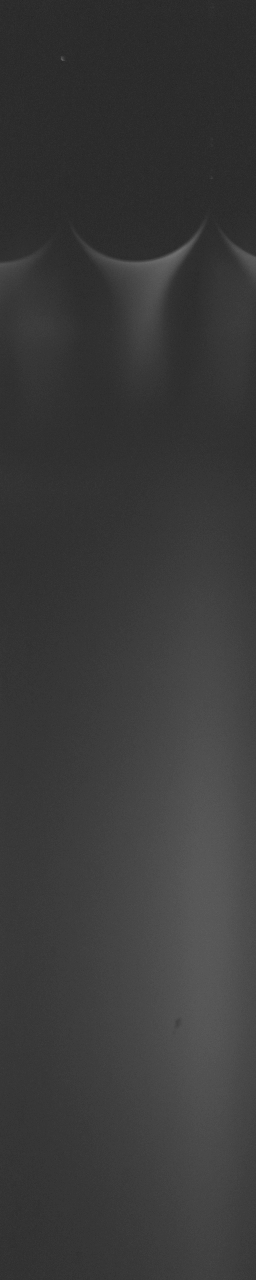
#> input picture Cap_Rise_Anna/gif_creation/test_images/350Pa_C01277.png, 256 x 1280 px, found by its file name
$ python recontrasting_test.py
#> lines starting #> are read from the running program, lines starting #| are printed output that depends on the picture
#!/usr/bin/env python3
# -*- coding: utf-8 -*-
"""
Created on Tue Oct 13 10:26:07 2020

@author: ratz
@description: Testing of recontrasting
"""


from skimage.io import imread, imshow, imsave # for reading and showing
import cv2 # for reading images
import matplotlib.pyplot as plt # for plotting
import numpy as np # for arrays
import os # for datah paths
import Image_processing_functions as imgprocess # for edge detection

#load the image
Name_img = 'test_images' + os.sep + '350Pa_C01277.png'
Im = cv2.imread(Name_img, 0)
#> Im is the input picture: shape (1280, 256); min 38, max 111, mean 58


wall_cut = 0 # Cutting pixels near the wall
treshold_pos = 1  # threshold for the gradient
crop_indx1 = 66  # first x coordinate to crop the image
crop_indx2 = 210 # second x coordinate to crop the image
crop_indy1 = 0 # first y coordinate to crop the image
crop_indy2 = 1280 # second y coordinate to crop the image
width = 5 # width of the channel
pix2mm = width/(crop_indx2-crop_indx1) # pixel to mm

# crop the image
Im_denoise = Im[crop_indy1:crop_indy2,crop_indx1:crop_indx2]
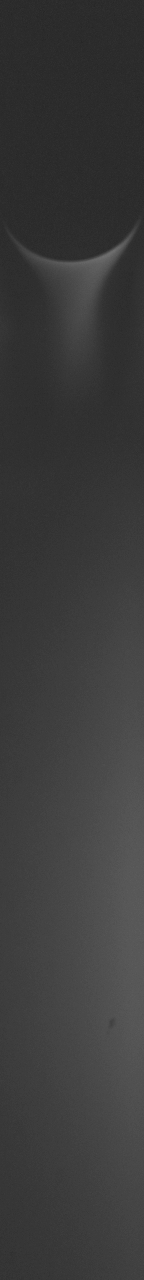
#> Im_denoise: shape (1280, 144); min 38, max 111, mean 59.2
# remove background noise
# Im_denoise = cv2.fastNlMeansDenoising(Im_denoise,10,1,7,21)

# get the histogramm and show it
equ = cv2.equalizeHist(Im_denoise)
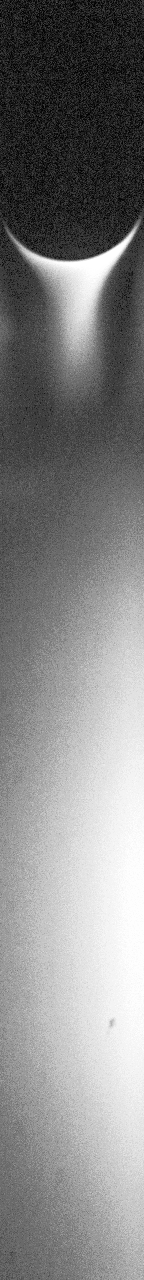
#> equ: shape (1280, 144); min 0, max 255, mean 131.5
res = np.hstack((Im_denoise, equ)) #stacking images side-by-side
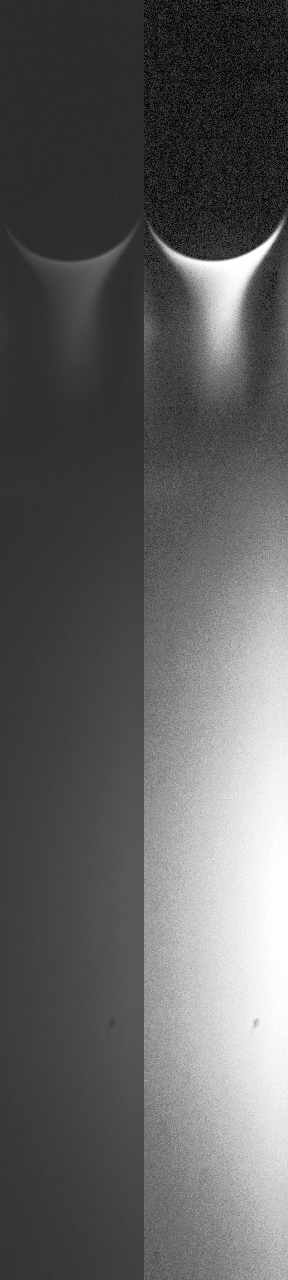
#> res: shape (1280, 288); min 0, max 255, mean 95.4
imshow(res)

# get the histogram and show it
hist = cv2.calcHist([Im_denoise],[0],None,[256],[0,256])
#> hist = 256 values, max 10381 at index 47, min 0 at index 0, mean 720
plt.figure()
plt.plot(hist)

"""
this is the part imported from Anna's codes
"""

# detect the interface and plot it
#> (the run stopped early here; a loop or call above may not have finished)

$ run again, with Cap_Rise_Anna/gif_creation/test_images/350Pa_C01257.png copied over Cap_Rise_Anna/gif_creation/test_images/350Pa_C01277.png
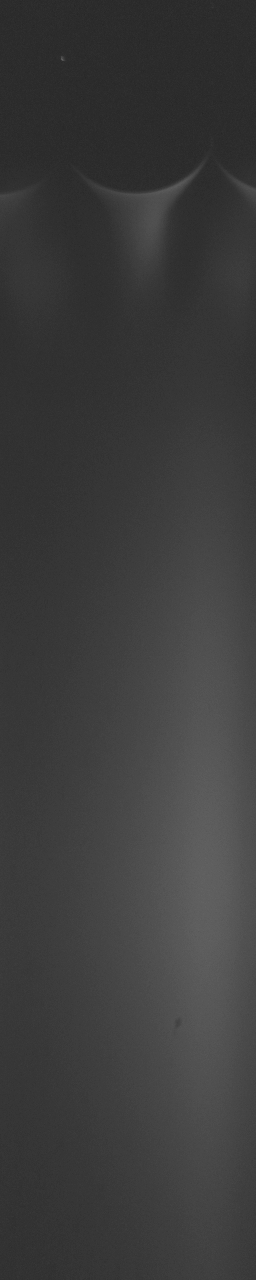
#> input picture Cap_Rise_Anna/gif_creation/test_images/350Pa_C01257.png, 256 x 1280 px, found by its file name
#> Im is the input picture: shape (1280, 256); min 37, max 99, mean 60.2
#> `equ = cv2.equalizeHist(Im_denoise)`:
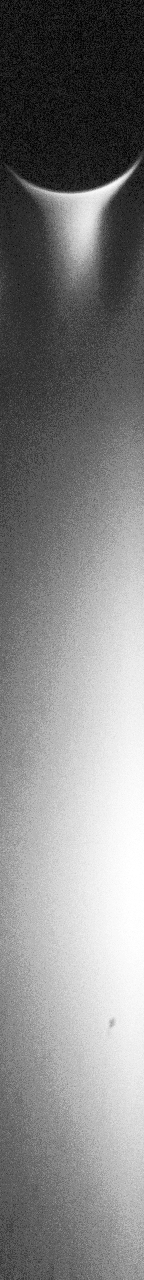
#> equ: shape (1280, 144); min 0, max 255, mean 131.2
#> `res = np.hstack((Im_denoise, equ))`:
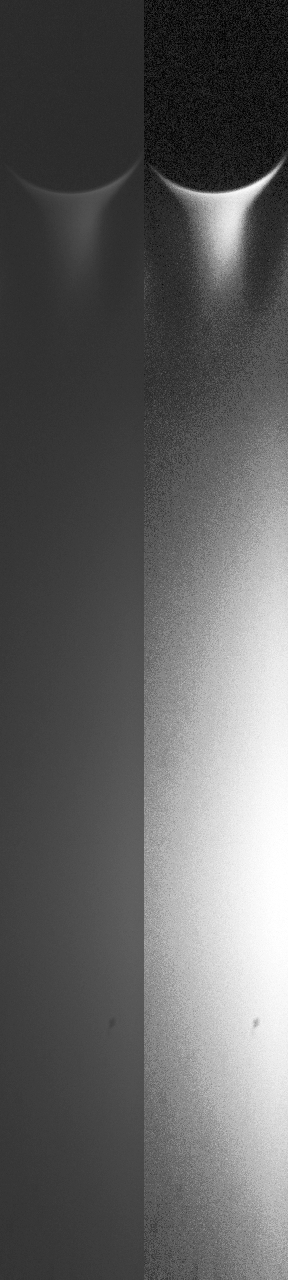
#> res: shape (1280, 288); min 0, max 255, mean 96.4
#> hist = 256 values, max 10083 at index 54, min 0 at index 0, mean 720

$ run again, with Cap_Rise_Anna/gif_creation/test_images/350Pa_C01297.png copied over Cap_Rise_Anna/gif_creation/test_images/350Pa_C01277.png
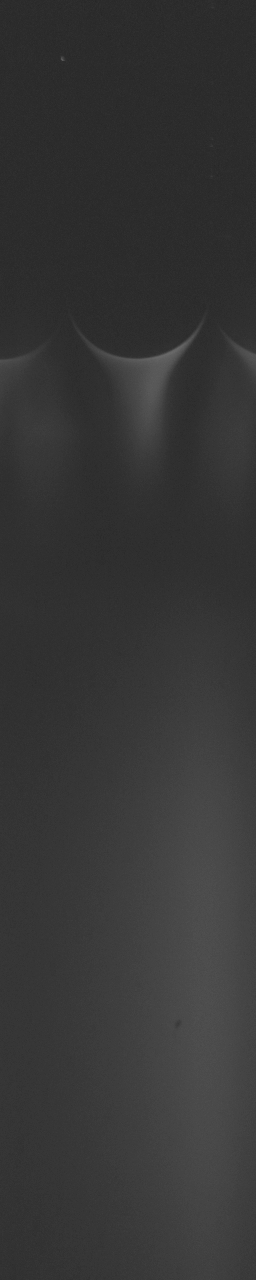
#> input picture Cap_Rise_Anna/gif_creation/test_images/350Pa_C01297.png, 256 x 1280 px, found by its file name
#> Im is the input picture: shape (1280, 256); min 37, max 105, mean 54
#> `equ = cv2.equalizeHist(Im_denoise)`:
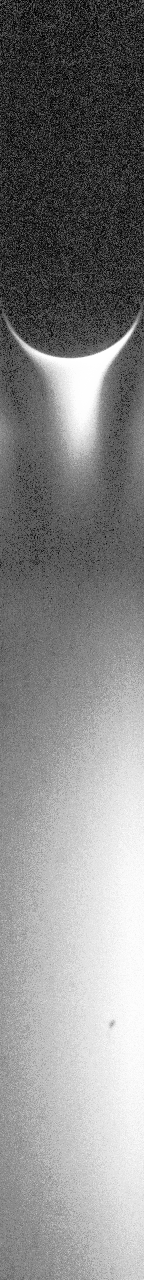
#> equ: shape (1280, 144); min 0, max 255, mean 133.2
#> `res = np.hstack((Im_denoise, equ))`:
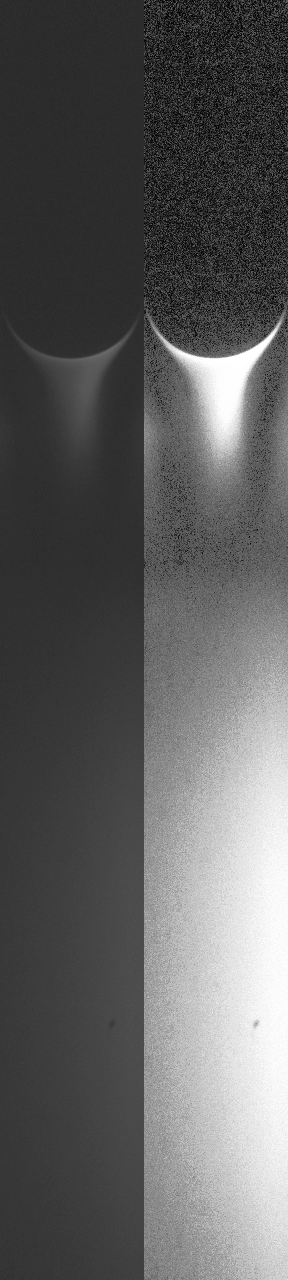
#> res: shape (1280, 288); min 0, max 255, mean 94
#> hist = 256 values, max 18230 at index 47, min 0 at index 0, mean 720

$ run again, with Cap_Rise_Anna/gif_creation/test_images/350Pa_C01317.png copied over Cap_Rise_Anna/gif_creation/test_images/350Pa_C01277.png
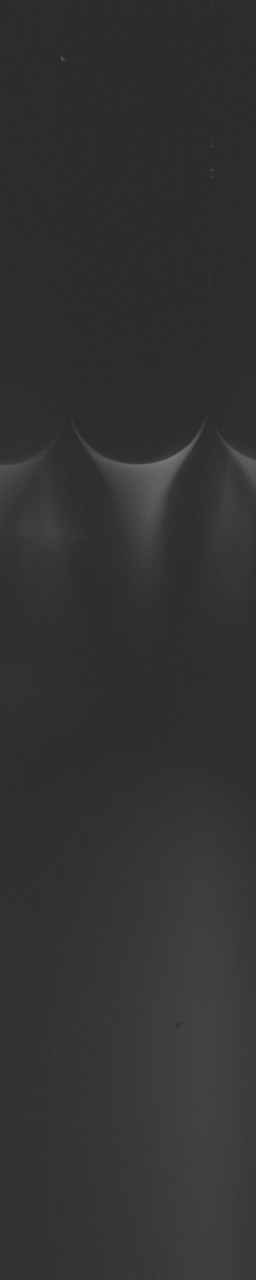
#> input picture Cap_Rise_Anna/gif_creation/test_images/350Pa_C01317.png, 256 x 1280 px, found by its file name
#> Im is the input picture: shape (1280, 256); min 37, max 118, mean 50.3
#> `equ = cv2.equalizeHist(Im_denoise)`:
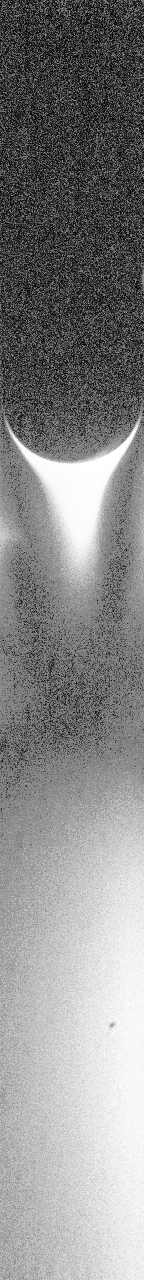
#> equ: shape (1280, 144); min 0, max 255, mean 136.3
#> `res = np.hstack((Im_denoise, equ))`:
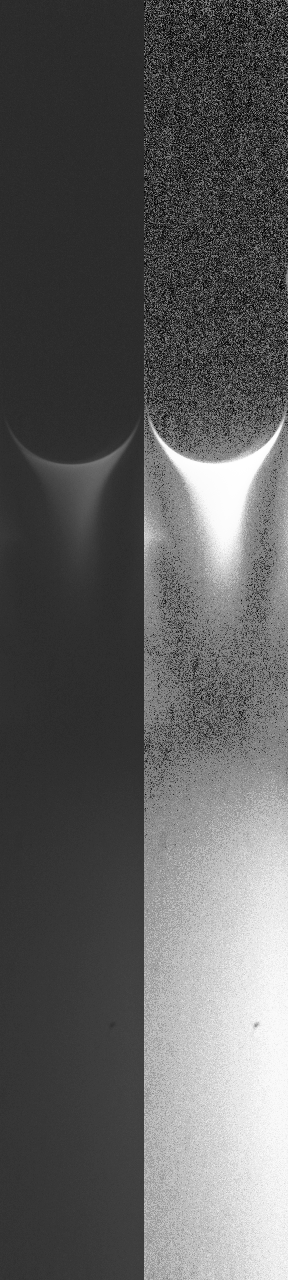
#> res: shape (1280, 288); min 0, max 255, mean 93.4
#> hist = 256 values, max 25581 at index 47, min 0 at index 0, mean 720
